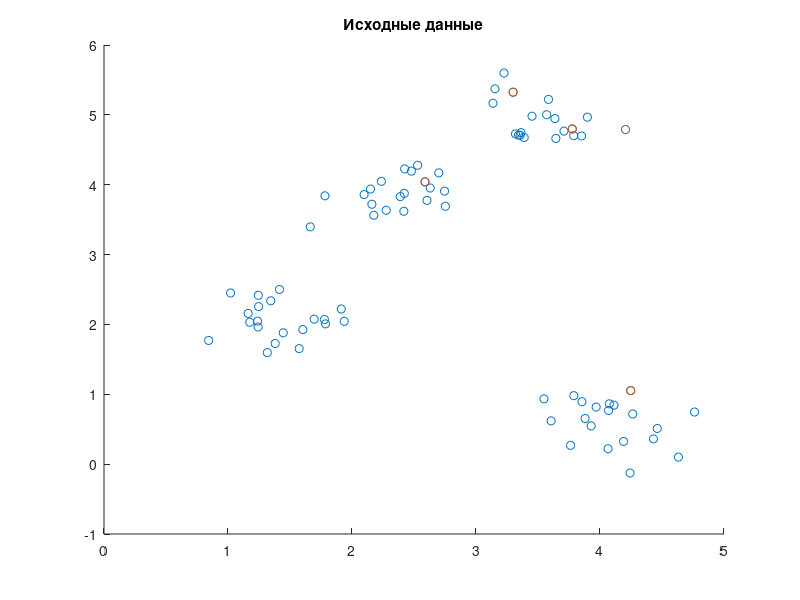
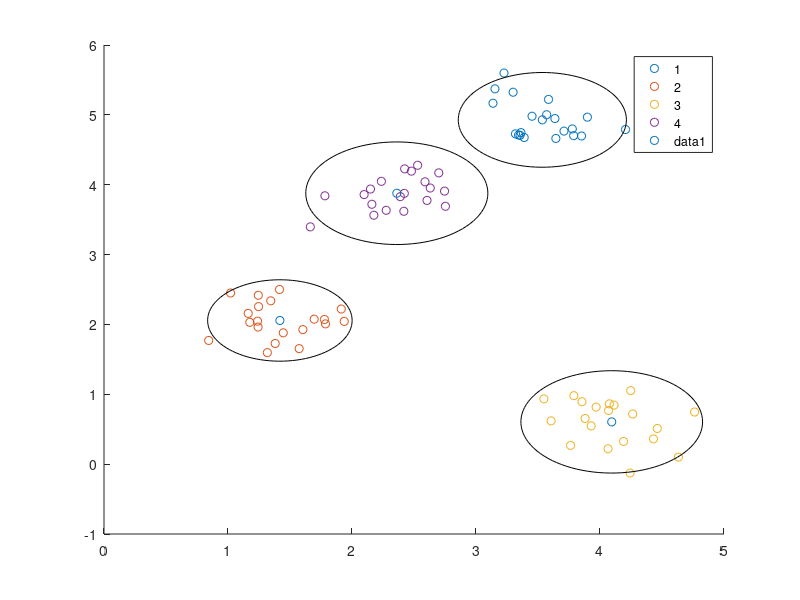

Source code (MATLAB) for these figures, in order:
clc
close all
clear all
file = fopen('data9.txt');
X = fscanf(file, '%f', [2 inf])';
fclose(file);
x = X(:,1);
y = X(:,2);
scatter(x, y);
title('Исходные данные');
hold on;
%% Q3 Минковского р=4
k=4;
Size = size(X);
clusterCenter = zeros(k, Size(2));
%for i = 1:k
%clusterCenter(i, :) = X(i, :);
%end
clusterCenter(1, :) = X(randi(80), :);
clusterCenter(2, :) = X(randi(80), :);
clusterCenter(3, :) = X(randi(80), :);
clusterCenter(4, :) = X(randi(80), :);
scatter(clusterCenter(:, 1), clusterCenter(:, 2));
figure;
U = zeros(Size(1), 2);
prevQ = 1000;
eps = 0.0001;
iter=1;
radius = zeros(1, k);
%% 
while(true)
temp = zeros(1, k);
    for i = 1:Size(1)
        for n = 1:k
        temp(n) = pdist([X(i,:); clusterCenter(n,:)], 'minkowski', 4);
        end
        [minDist, n] = min(temp);
        U(i,1) = n;
        U(i,2) = minDist;
    end
clustQ = 0;
totalClustQ = 0;
    for j = 1:k
        currentCluster = find(U(:,1)==j);
        num = length(currentCluster);
        dist = zeros(1, num);
        clustJ = zeros(num,2);
        for i = 1:num 
            dist(i) = U(currentCluster(i), 2);
            clustJ(i,:) = X(currentCluster(i),:); 
        end
        dispBetPoints = pdist(clustJ, 'minkowski', 4);
        clustQ = sum(dispBetPoints);
        radius(j) = max(dist);
        totalClustQ = totalClustQ + clustQ;
    end
    if (abs(totalClustQ - prevQ)) <= eps
        break;
    else
        for it = 1:k 
             Obj = find(U(:,1)==it);
             num1 = length(Obj);
             for j = 1:Size(2)
                cordSum = 0;
                for i = 1:num1 
                    cordSum = cordSum + X(Obj(i), j);
                end
                clusterCenter(it,j) = cordSum/num1;
             end
        end
        prevQ = totalClustQ;
        iter = iter + 1;
    end
end
gscatter(x, y, U(:,1));
hold on;
scatter(clusterCenter(:, 1), clusterCenter(:, 2));
viscircles(clusterCenter, radius, 'LineWidth', 0.5, 'Color', 'black','EnhanceVisibility', false);
